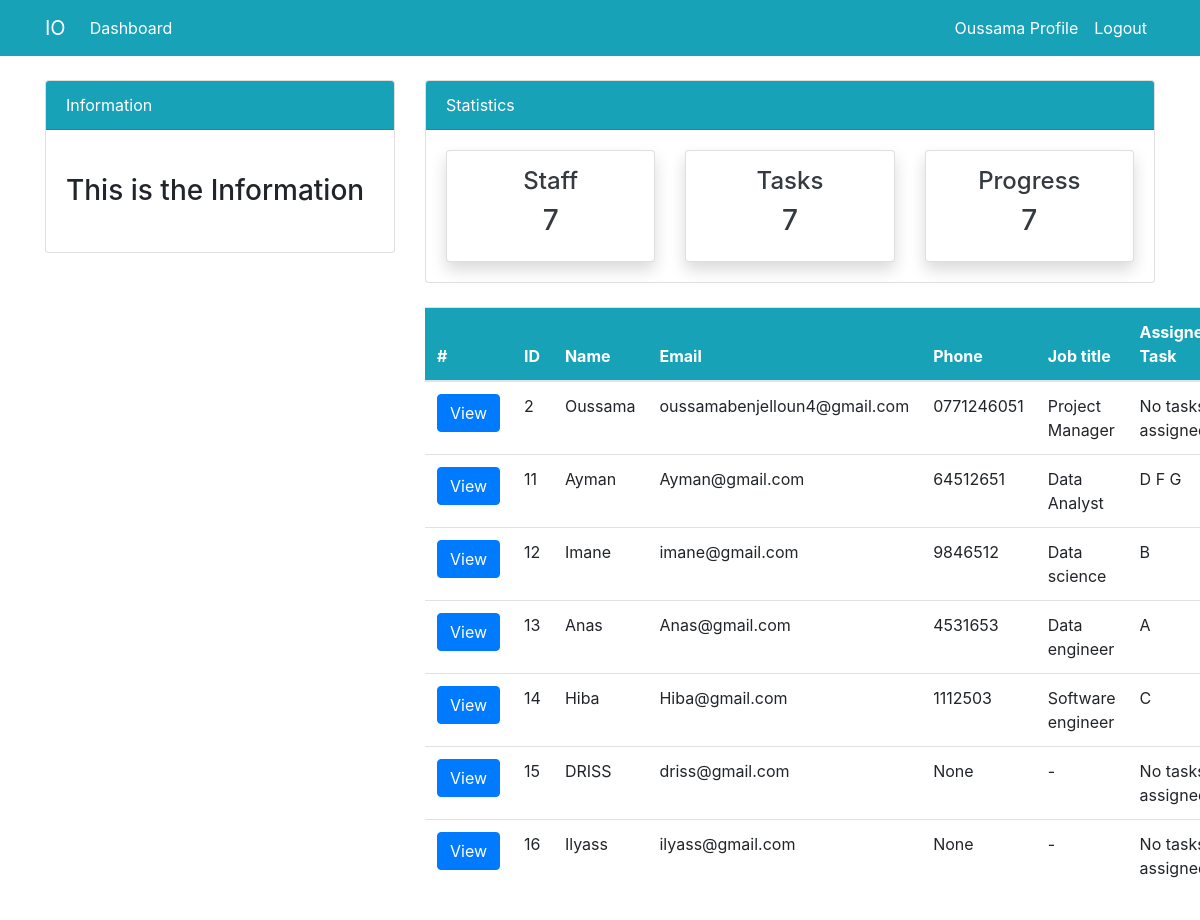
The page /rooms/staff/ (signed in) on the database its author committed.
### user/models.py (models this page shows, shortened)
class profile(models.Model):
    staff=models.OneToOneField(User, on_delete=models.CASCADE,null=True)
    adress=models.CharField(max_length=200)
    phone=models.CharField(max_length=20,null=True)
    image=models.ImageField(default='avatar.jpg',upload_to='profile_images')
    jobtitle =models.CharField(max_length=200,default='-')

### Dashboard/models.py (models this page shows, shortened)
class task(models.Model):
    Attribute=models.CharField(max_length=100,null=True)
    Task=models.CharField(max_length=100,null=True)
    Duration=models.PositiveIntegerField(null=True)
    Predecessors=models.CharField(max_length=100,null=True)
    EarliestST=models.PositiveIntegerField(null=True)
    LatestST=models.PositiveIntegerField(null=True)
    tfloat=models.PositiveIntegerField(null=True)
    ffloat=models.PositiveIntegerField(null=True)
    RequiredRT=models.CharField(max_length=100,null=True)
    EstimatedEf=models.PositiveIntegerField(null=True)
    Staffid=models.PositiveIntegerField(null=True)
    Progress=models.CharField(max_length=50,choices=PROG,default='Not Started')

### Dashboard/views.py (the view)
# urls.py: path('staff/', views.staff_view, name='Dashboard-staff'),
@login_required(login_url='user-login')
def staff_view(request):
    users = User.objects.all()
    users_count = users.count()
    Tasks_count=task.objects.all().count()
    Progress_count=task.objects.all().count()
    tasks = task.objects.all()
    user_tasks = [(user, tasks.filter(Staffid=user.id)) for user in users]
    context = {
        'user_tasks': user_tasks,
        'users_count':users_count,
        'Progress_count':Progress_count,
        'Tasks_count':Tasks_count,
    }
    return render(request, 'Dashboard/staff.html', context)

### templates/Dashboard/staff.html (shortened to what this page needs)
{% extends "partials/base.html" %}
{% block content%}
{% include 'partials/topnav.html' %}
 <div class="container">
    <div class="row my-4">
        <div class="col-md-4"></div>
        <div class="col-md-8">
            <table class="table bg-white">
                <thead class="bg-info">
                    <tr class="text-white">
                        <th scope="col">#</th>
                        <th scope="col">ID</th>
                        <th scope="col">Name</th>
                        <th scope="col">Email</th>
                        <th scope="col">Phone</th>
                        <th scope="col">Job title</th>
                        <th scope="col">Assigned Task</th>
                    </tr>
                </thead>
                <tbody>
                    {% for user, tasks in user_tasks %}
                    <tr>
                        <th scope="row"><a class="btn btn-primary" href="{% url 'Dashboard-staff-detail' user.id %}">View</a></h>
                        <td>{{ user.id }}</td>
                        <td>{{ user.username }}</td>
                        <td>{{ user.email }}</td>
                        <td>{{ user.profile.phone }}</td>
                        <td>{{ user.profile.jobtitle }}</td>
                        <td>
                            {% for task in tasks %}
                                {{ task.Attribute }}
                            {% empty %}
                                No tasks assigned
                            {% endfor %}
                        </td>
                    </tr>
                    {% endfor %}
                </tbody>
            </table>
        </div>
    </div>
</div>
{% endblock %}

### templates/partials/nav.html (shortened to what this page needs)
<body>
    <nav class="navbar navbar-expand-lg navbar-info bg-info">
        {% if user.is_authenticated %}
        <div class="container">
            <a class="navbar-brand text-white" href="{% url "Dashboard-index" %}">IO</a>
            <div class="collapse navbar-collapse" id="navbarSupportedContent">
                <ul class="navbar-nav mr-auto">
                    <li class="nav-item active">
                        <a class="nav-link text-white" href="{% url "Dashboard-index" %}">Dashboard </a>
                    </li>
                </ul>
                <ul class="navbar-nav ml-auto">
                    <li class="nav-item active">
                        <a class="nav-link text-white" href="{% url "user-profile" %}">{{ user.username}} Profile </a>
                    </li>
                    <li class="nav-item">
                        <a class="nav-link text-white" href="{% url "user-logout" %}">Logout</a>
                    </li>
                </ul>
                {% endif %}
            </div>
        </div>
    </nav>

### rows shown on the page
task: Attribute "D"
task: Attribute "F"
task: Attribute "G"
task: Attribute "B"
task: Attribute "A"
task: Attribute "C"

### other values the page prints
{{ user.username }} "Oussama"
{{ users_count }} "7"
{{ Tasks_count }} "7"
{{ Progress_count }} "7"
{{ user.id }} "2"
{{ user.email }} "oussamabenjelloun4@gmail.com"
{{ user.profile.phone }} "0771246051"
{{ user.profile.jobtitle }} "Project Manager"
{{ user.id }} "11"
{{ user.username }} "Ayman"
{{ user.email }} "Ayman@gmail.com"
{{ user.profile.phone }} "64512651"
{{ user.profile.jobtitle }} "Data Analyst"
{{ user.id }} "12"
{{ user.username }} "Imane"
